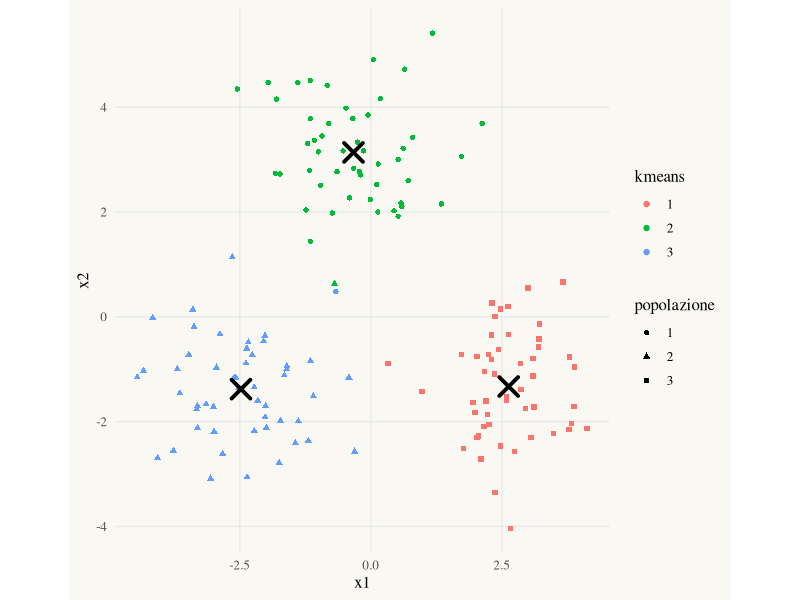
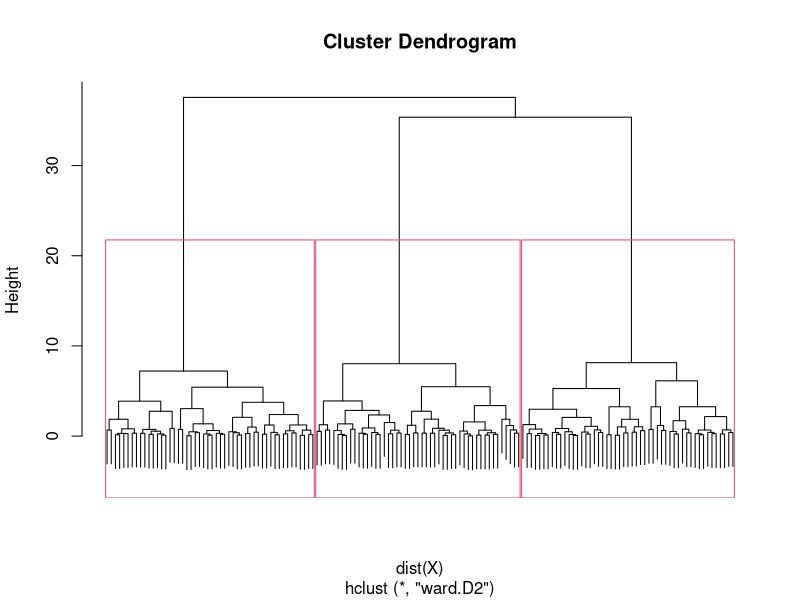

R code for these plots, in order:
# ───────────────────────────────────────────────────────────────
# StatAtlas · Lab 24 — k-means e clustering gerarchico
# R0: stessi dati di StatAtlas (stesso seed). R2: stats::kmeans con algorithm = "Lloyd" estrae i centri iniziali
#     con sample.int(n, K) per ogni avvio, nello stesso ordine: stessa soluzione migliore (salvo gruppi vuoti,
#     che in R fermano l’algoritmo con un errore). Il gerarchico usa hclust con lo stesso legame (a parità di
#     distanza l’ordine delle fusioni può differire).
# ───────────────────────────────────────────────────────────────
library(tidyverse)

set.seed(2026)
n <- 150; d <- 3; K <- 3; nstart <- 10; legame <- "ward.D2"
ang <- c(90, 210, 330) * pi / 180; sx <- c(1, 1, 1); sy <- c(1, 1, 1)
gruppo <- rep(1:3, each = n / 3)
Z <- matrix(rnorm(2 * n), ncol = 2, byrow = TRUE)
X <- cbind(d * cos(ang[gruppo]) + sx[gruppo] * Z[, 1], d * sin(ang[gruppo]) + sy[gruppo] * Z[, 2])
# (nessun valore anomalo)
# (nessuna standardizzazione)

# Il gerarchico prima di kmeans: non usa numeri casuali, quindi non cambia il flusso del generatore
hc <- hclust(dist(X), method = legame)
gruppi_h <- cutree(hc, k = K)


km <- kmeans(X, centers = K, nstart = nstart, algorithm = "Lloyd", iter.max = 100)
km$tot.withinss; km$iter

# Indice di Rand corretto (Hubert e Arabie, 1985)
ari <- function(a, b) {
  tab <- table(a, b); c2 <- function(x) sum(choose(x, 2))
  e <- c2(rowSums(tab)) * c2(colSums(tab)) / choose(length(a), 2); m <- (c2(rowSums(tab)) + c2(colSums(tab))) / 2
  (c2(tab) - e) / (m - e)
}
c(kmeans = ari(km$cluster, gruppo), gerarchico = ari(gruppi_h, gruppo), tra_metodi = ari(km$cluster, gruppi_h))

theme_statatlas <- function(base_size = 12) {
  theme_minimal(base_size = base_size, base_family = "serif") +
    theme(panel.grid.minor = element_blank(), plot.background = element_rect(fill = "#FAF8F3", colour = NA))
}
tibble(x1 = X[, 1], x2 = X[, 2], popolazione = factor(gruppo), kmeans = factor(km$cluster)) |>
  ggplot(aes(x1, x2, colour = kmeans, shape = popolazione)) + geom_point() +
  geom_point(data = as_tibble(km$centers, .name_repair = ~ c("x1", "x2")), inherit.aes = FALSE, aes(x1, x2), shape = 4, size = 5, stroke = 2) +
  coord_equal() + theme_statatlas()
plot(hc, labels = FALSE); rect.hclust(hc, k = K)
